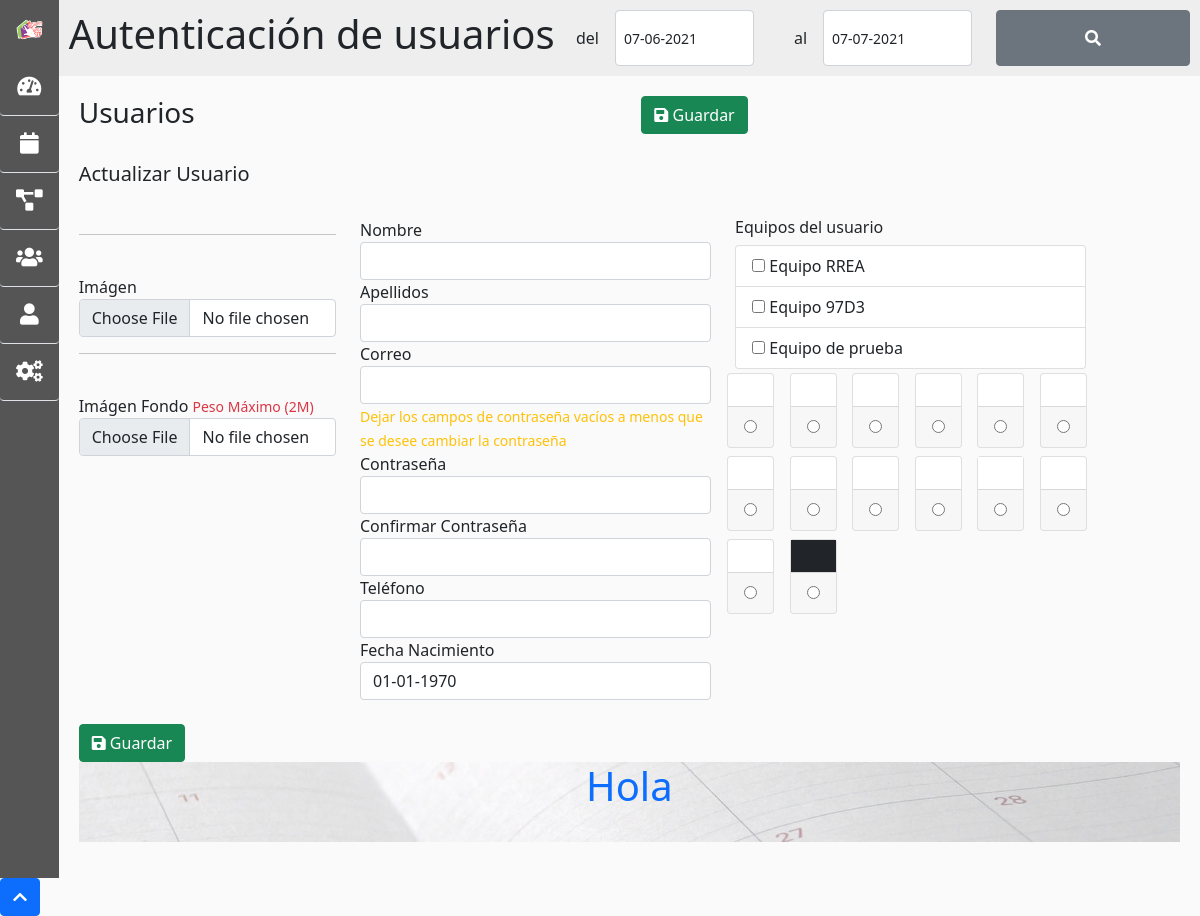
The app's page /index.php/usuarios_inicio/actualizar, older data.
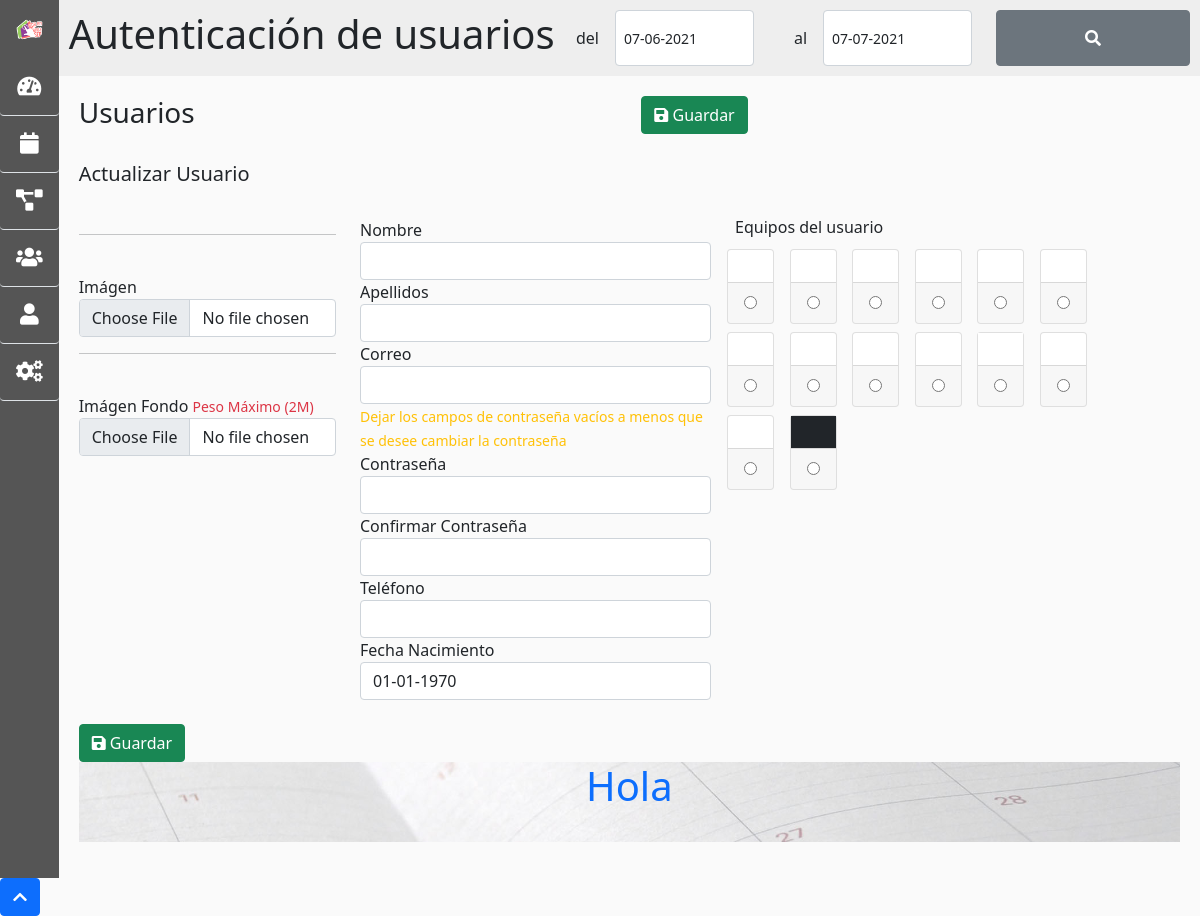
The same page, newer data.
### tables this page shows
CREATE TABLE `equipos` (
  `ID_EQUIPO` int(11) NOT NULL,
  `EQUIPO_NOMBRE` varchar(255) NOT NULL,
  `URL` varchar(255) NOT NULL,
  `EQUIPO_DESCRIPCION` text NOT NULL,
  `IMAGEN` varchar(255) NOT NULL DEFAULT 'default.jpg',
  `IMAGEN_FONDO` varchar(255) NOT NULL DEFAULT 'fondo_default.jpg	',
  `COLOR` varchar(255) NOT NULL DEFAULT 'primary',
  `TIPO` varchar(255) NOT NULL DEFAULT 'general',
  `ESTADO` varchar(255) NOT NULL DEFAULT 'activo',
  `ORDEN` int(11) NOT NULL DEFAULT 0
);

### application/controllers/Usuarios_Inicio.php (called while the page is built, shortened)
<?php
class Usuarios_Inicio extends CI_Controller {
	public function __construct(){
		$this->data['op'] = opciones_default();
		if($this->agent->is_mobile()){
			$this->data['dispositivo']  = "";
		}else{
			$this->data['dispositivo']  = "";
		}
		$this->load->model('UsuariosModel');
		$this->load->model('AutenticacionModel');
		$this->data['titulo']  = 'Autenticación de usuarios';
	}
	public function actualizar()
	{
		$this->form_validation->set_rules('UsuarioNombre', 'Nombre', 'required', array('required' => 'Debes escribir tu %s.'));
		$this->form_validation->set_rules('UsuarioApellidos', 'Apellidos', 'required', array('required' => 'Debes escribir tus %s.'));
		$this->form_validation->set_rules('UsuarioCorreo', 'Correo Electrónico', 'required|valid_email', array(
			'required' => 'Debes escribir tu %s.',
			'valid_email' => 'Debes escribir una dirección de correo valida.'
		));
		if($this->form_validation->run())
		{
			if(!empty($_FILES['Imagen']['name'])){
				$archivo = $_FILES['Imagen']['tmp_name'];
				$ancho = $this->data['op']['ancho_imagenes_publicaciones'];
				$alto = $this->data['op']['alto_imagenes_publicaciones'];
				$corte = 'corte';
				$extension = '.jpg';
				$tipo_imagen = 'image/jpeg';
				$calidad = 80;
				$nombre = 'equipo-'.uniqid();
				$destino = $this->data['op']['ruta_imagenes'].'usuarios/';
				$imagen = subir_imagen($archivo,$ancho,$alto,$corte,$extension,$tipo_imagen,$calidad,$nombre,$destino);
			}else{
				$imagen = $this->input->post('ImagenActual');
			}
			if(!empty($_FILES['ImagenFondo']['name'])){
				$archivo = $_FILES['ImagenFondo']['tmp_name'];
				$ancho = '1920';
				$alto = '1080';
				$corte = 'corte';
				$extension = '.jpg';
				$tipo_imagen = 'image/jpeg';
				$calidad = 80;
				$nombre = 'usuario-'.uniqid();
				$destino = $this->data['op']['ruta_imagenes'].'usuarios/';
				$imagen_fondo = subir_imagen($archivo,$ancho,$alto,$corte,$extension,$tipo_imagen,$calidad,$nombre,$destino);
			}else{
				$imagen_fondo = $this->input->post('ImagenFondoActual');
			}
			$parametros = [
				'USUARIO_NOMBRE' => $this->input->post('UsuarioNombre'),
				'USUARIO_APELLIDOS' => $this->input->post('UsuarioApellidos'),
				'USUARIO_CORREO' => $this->input->post('UsuarioCorreo'),
				'USUARIO_TELEFONO' => $this->input->post('UsuarioTelefono'),
				'IMAGEN' => $imagen,
				'IMAGEN_FONDO' => $imagen_fondo,
				'COLOR' => $this->input->post('UsuarioColor'),
				'USUARIO_FECHA_NACIMIENTO' => date('Y-m-d', strtotime($this->input->post('UsuarioFechaNacimiento'))),
				'FECHA_ACTUALIZACION' => date('Y-m-d H:i:s'),
				'TIPO' => $this->input->post('Tipo')
			];
			$nuevo_pass = verificar_variable('POST','UsuarioPass','');
			if(!empty($nuevo_pass)){
				$pass = password_hash($this->input->post('UsuarioPass'), PASSWORD_DEFAULT);
				$parametros['USUARIO_PASSWORD'] = $pass;
			}
			$this->GeneralModel->actualizar('usuarios',['ID_USUARIO'=>$this->input->post('Identificador')],$parametros);
			$this->GeneralModel->borrar('meta_datos',['ID_OBJETO'=>$this->input->post('Identificador'),'TIPO_OBJETO'=>'usuario']);
			if(!empty($_POST['Meta'])){
				foreach($_POST['Meta'] as $nombre => $valor){
					$parametros_meta = array(
						'ID_OBJETO'=>$this->input->post('Identificador'),
						'DATO_NOMBRE'=>$nombre,
						'DATO_VALOR'=>$valor,
						'TIPO_OBJETO'=>'usuario',
					);
					$this->GeneralModel->crear('meta_datos',$parametros_meta);
				}
			}
			$this->GeneralModel->borrar('equipos_usuarios',['ID_USUARIO'=>$this->input->post('Identificador')]);
			if(isset($_POST['EquiposUsuarios'])&&!empty($_POST['EquiposUsuarios'])){
				foreach($_POST['EquiposUsuarios'] as $equipo){
					$parametros = array(
						'ID_USUARIO' => $this->input->post('Identificador'),
						'ID_EQUIPO' => $equipo
					);
					$this->GeneralModel->crear('equipos_usuarios',$parametros);
				}
			}
			$this->session->set_flashdata('exito', 'Usuario actualizado correctamente');
			redirect(base_url('usuarios/detalles?id='.$this->input->post('Identificador')));
		}else{
			$this->data['usuario'] = $this->GeneralModel->detalles('usuarios',['ID_USUARIO'=>$_SESSION['usuario']['id']]);
			$this->data['meta'] = $this->GeneralModel->lista('meta_datos','',['ID_OBJETO'=>$_GET['id'],'TIPO_OBJETO'=>'usuario'],'','','');
			$this->data['meta_datos'] = array(); foreach($this->data['meta'] as $m){ $this->data['meta_datos'][$m->DATO_NOMBRE]= $m->DATO_VALOR; }
			$this->load->view($this->data['op']['plantilla'].$this->data['dispositivo'].'/front/headers/header_principal',$this->data);
			$this->load->view($this->data['op']['plantilla'].$this->data['dispositivo'].'/front/usuario_form_actualizar_usuario',$this->data);
			$this->load->view($this->data['op']['plantilla'].$this->data['dispositivo'].'/front/footers/footer_principal',$this->data);
		}
	}
}

### index.php (called while the page is built, shortened)
<?php
require_once BASEPATH.'core/CodeIgniter.php';

### application/models/GeneralModel.php (called while the page is built, shortened)
<?php
class GeneralModel extends CI_Model {
 function lista($tabla,$parametros_or,$parametros_and,$orden,$limite,$offset){
   if(!empty($parametros_and)){
     $this->db->group_start();
     $this->db->where($parametros_and);
     $this->db->group_end();
   }
    $query = $this->db->get($tabla);
    return $query->result();
  }
}
?>

### application/views/default/front/usuario_form_actualizar_usuario.php (the view, shortened to what the rows shown need)
<form action="<?php echo base_url('usuarios/actualizar') ?>" method="post" enctype="multipart/form-data">
	<div class="row mb-4">
		<div class="col-12 col-md-4">
			<?php
				$equipos = $this->GeneralModel->lista('equipos','',['ESTADO'=>'activo'],'','','');
				$usuarios_asignados = array();
				?>
			<ul class="list-group">
				<?php foreach($equipos as $equipo){ ?>
				<li  class="list-group-item text-dark">
						<label class="form-check-label" >
							<input type="checkbox" class="" name="EquiposUsuarios[]"
							value="<?php echo $equipo->ID_EQUIPO; ?>"
							<?php if(in_array($equipo->ID_EQUIPO,$usuarios_asignados)){ echo "checked"; } ?>
							>
							<?php echo $equipo->EQUIPO_NOMBRE; ?></label>
				</li>
			<?php } ?>
			</ul>
		</div>
	</div>
</form>
<div class="jumbotron jumbotron-fluid mb-3 pb-4 bg-primary overlay overlay-black position-relative" style="background-size:cover; background-position: center; background-image:url(<?php echo base_url('assets/img/main_bg.jpg'); ?>">
	<div class="container text-white h-100 tofront">
		<div class="row align-items-center justify-content-center text-center">
			<div class="col-md-10">
				<h1 class="text-primary">  Hola <?php echo $_SESSION['usuario']['nombre']; ?></h1>
			</div>
		</div>
	</div>
</div>

Row changes from the older to the newer data that the page shows:
removed equipos: EQUIPO_NOMBRE "Equipo RREA"
removed equipos: EQUIPO_NOMBRE "Equipo 97D3"
removed equipos: EQUIPO_NOMBRE "Equipo de prueba"
